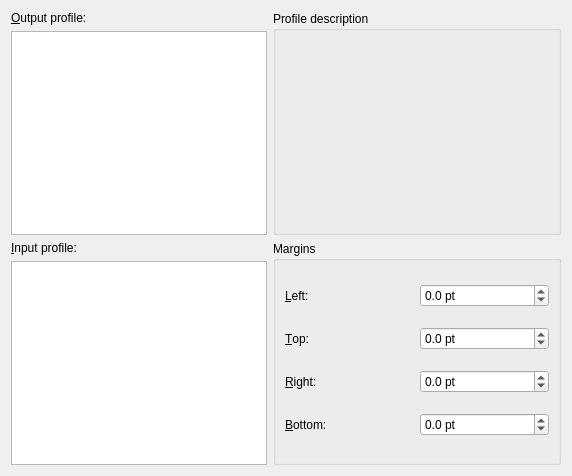
<?xml version="1.0" encoding="UTF-8"?>
<ui version="4.0">
 <class>Form</class>
 <widget class="QWidget" name="Form">
  <property name="geometry">
   <rect>
    <x>0</x>
    <y>0</y>
    <width>572</width>
    <height>476</height>
   </rect>
  </property>
  <property name="windowTitle">
   <string>Form</string>
  </property>
  <layout class="QVBoxLayout" name="verticalLayout_4">
   <item>
    <layout class="QHBoxLayout" name="horizontalLayout_2">
     <item>
      <layout class="QVBoxLayout" name="verticalLayout_2">
       <item>
        <widget class="QLabel" name="label">
         <property name="text">
          <string>&amp;Output profile:</string>
         </property>
         <property name="buddy">
          <cstring>opt_output_profile</cstring>
         </property>
        </widget>
       </item>
       <item>
        <widget class="QListView" name="opt_output_profile"/>
       </item>
      </layout>
     </item>
     <item>
      <widget class="QGroupBox" name="groupBox">
       <property name="sizePolicy">
        <sizepolicy hsizetype="Preferred" vsizetype="Preferred">
         <horstretch>4</horstretch>
         <verstretch>0</verstretch>
        </sizepolicy>
       </property>
       <property name="title">
        <string>Profile description</string>
       </property>
       <layout class="QVBoxLayout" name="verticalLayout">
        <item>
         <widget class="QLabel" name="profile_description">
          <property name="sizePolicy">
           <sizepolicy hsizetype="Preferred" vsizetype="Preferred">
            <horstretch>4</horstretch>
            <verstretch>0</verstretch>
           </sizepolicy>
          </property>
          <property name="text">
           <string/>
          </property>
          <property name="wordWrap">
           <bool>true</bool>
          </property>
         </widget>
        </item>
       </layout>
      </widget>
     </item>
    </layout>
   </item>
   <item>
    <layout class="QHBoxLayout" name="horizontalLayout">
     <item>
      <layout class="QVBoxLayout" name="verticalLayout_3">
       <item>
        <widget class="QLabel" name="label_2">
         <property name="text">
          <string>&amp;Input profile:</string>
         </property>
         <property name="buddy">
          <cstring>opt_input_profile</cstring>
         </property>
        </widget>
       </item>
       <item>
        <widget class="QListView" name="opt_input_profile"/>
       </item>
      </layout>
     </item>
     <item>
      <widget class="QGroupBox" name="groupBox_2">
       <property name="sizePolicy">
        <sizepolicy hsizetype="Preferred" vsizetype="Preferred">
         <horstretch>4</horstretch>
         <verstretch>0</verstretch>
        </sizepolicy>
       </property>
       <property name="title">
        <string>Margins</string>
       </property>
       <layout class="QGridLayout" name="gridLayout">
        <item row="0" column="0">
         <widget class="QLabel" name="label_3">
          <property name="text">
           <string>&amp;Left:</string>
          </property>
          <property name="buddy">
           <cstring>opt_margin_left</cstring>
          </property>
         </widget>
        </item>
        <item row="0" column="1">
         <widget class="QDoubleSpinBox" name="opt_margin_left">
          <property name="specialValueText">
           <string>Unchanged</string>
          </property>
          <property name="suffix">
           <string> pt</string>
          </property>
          <property name="decimals">
           <number>1</number>
          </property>
          <property name="minimum">
           <double>-1.000000000000000</double>
          </property>
          <property name="maximum">
           <double>200.000000000000000</double>
          </property>
         </widget>
        </item>
        <item row="1" column="0">
         <widget class="QLabel" name="label_4">
          <property name="text">
           <string>&amp;Top:</string>
          </property>
          <property name="buddy">
           <cstring>opt_margin_top</cstring>
          </property>
         </widget>
        </item>
        <item row="1" column="1">
         <widget class="QDoubleSpinBox" name="opt_margin_top">
          <property name="specialValueText">
           <string>Unchanged</string>
          </property>
          <property name="suffix">
           <string> pt</string>
          </property>
          <property name="decimals">
           <number>1</number>
          </property>
          <property name="minimum">
           <double>-1.000000000000000</double>
          </property>
          <property name="maximum">
           <double>200.000000000000000</double>
          </property>
         </widget>
        </item>
        <item row="2" column="0">
         <widget class="QLabel" name="label_5">
          <property name="text">
           <string>&amp;Right:</string>
          </property>
          <property name="buddy">
           <cstring>opt_margin_right</cstring>
          </property>
         </widget>
        </item>
        <item row="2" column="1">
         <widget class="QDoubleSpinBox" name="opt_margin_right">
          <property name="specialValueText">
           <string>Unchanged</string>
          </property>
          <property name="suffix">
           <string> pt</string>
          </property>
          <property name="decimals">
           <number>1</number>
          </property>
          <property name="minimum">
           <double>-1.000000000000000</double>
          </property>
          <property name="maximum">
           <double>200.000000000000000</double>
          </property>
         </widget>
        </item>
        <item row="3" column="0">
         <widget class="QLabel" name="label_6">
          <property name="text">
           <string>&amp;Bottom:</string>
          </property>
          <property name="buddy">
           <cstring>opt_margin_bottom</cstring>
          </property>
         </widget>
        </item>
        <item row="3" column="1">
         <widget class="QDoubleSpinBox" name="opt_margin_bottom">
          <property name="specialValueText">
           <string>Unchanged</string>
          </property>
          <property name="suffix">
           <string> pt</string>
          </property>
          <property name="decimals">
           <number>1</number>
          </property>
          <property name="minimum">
           <double>-1.000000000000000</double>
          </property>
          <property name="maximum">
           <double>200.000000000000000</double>
          </property>
         </widget>
        </item>
       </layout>
      </widget>
     </item>
    </layout>
   </item>
  </layout>
 </widget>
 <resources/>
 <connections/>
</ui>
